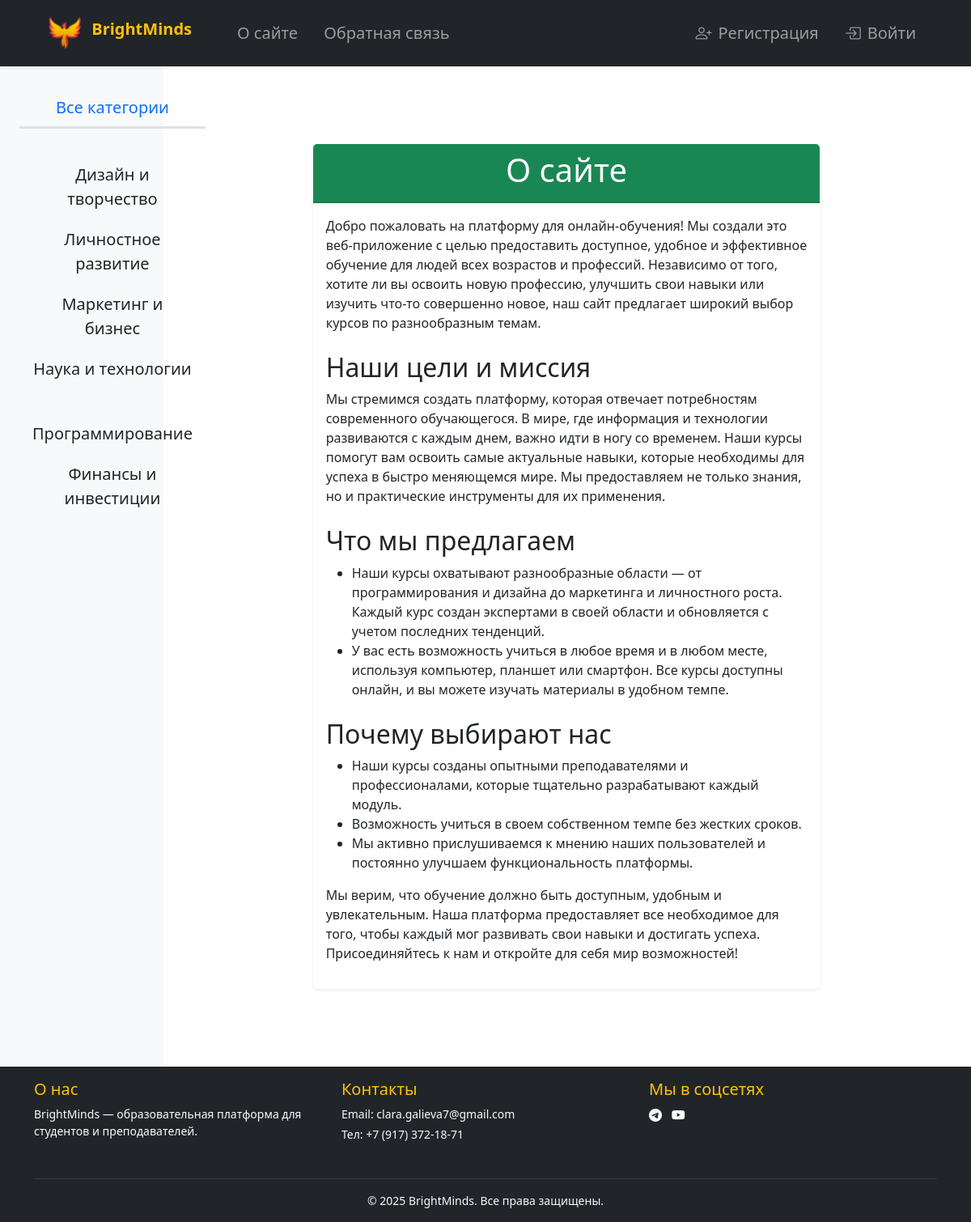
The page /about/ on the database its author committed.
### bmCourses/models.py (models this page shows, shortened)
class Category(models.Model):
    name = models.CharField(max_length=100, db_index=True, verbose_name='Название')
    slug = models.SlugField(max_length=255, unique=True, db_index=True, verbose_name='URL')
    def get_absolute_url(self):
        return reverse('category', kwargs={'cat_slug': self.slug})
    class Meta:
        verbose_name = 'Категория'
        verbose_name_plural = 'Категории'
        ordering = ['id']

### bmCourses/views/support/views.py (the view)
# urls.py: path('about/', About.as_view(), name='about'),
class About(DataMixin, TemplateView):
    template_name = 'bmCourses/support/about.html'
    def get_context_data(self, *, object_list=None, **kwargs):
        context = super().get_context_data(**kwargs)
        c_def = self.get_user_context(title='О сайте')
        return context | c_def

### bmCourses/utils.py (called while the page is built)
    def get_user_context(self, **kwargs):
        context = kwargs
        cats = cache.get('cats')
        if not cats:
            cats = Category.objects.all().annotate(total=Count('course', filter=Q(course__is_published=True))).filter(total__gt=0)
            cache.set('cats', cats, 60)
        user_menu = menu.copy()
        if not self.request.user.is_authenticated:
            user_menu.pop(1)
        context['menu'] = user_menu
        context['cats'] = cats
        if 'cat_selected' not in context:
            context['cat_selected'] = 0
        return context

### bmCourses/templates/bmCourses/support/about.html
{% extends 'bmCourses/base/base.html' %}
{% block content %}
<div class="container my-5">
    <div class="row justify-content-center">
        <div class="col-md-10 col-lg-8">
            <div class="card shadow-sm border-0">
                <div class="card-header bg-success text-white text-center">
                    <h1>{{ title }}</h1>
                </div>
                <div class="card-body">
                    <p>
                        Добро пожаловать на платформу для онлайн-обучения! Мы создали это веб-приложение с целью предоставить доступное, удобное и эффективное обучение для людей всех возрастов и профессий.
                        Независимо от того, хотите ли вы освоить новую профессию, улучшить свои навыки или изучить что-то совершенно новое, наш сайт предлагает широкий выбор курсов по разнообразным темам.
                    </p>
                    <h2 class="mt-4">Наши цели и миссия</h2>
                    <p>
                        Мы стремимся создать платформу, которая отвечает потребностям современного обучающегося. В мире, где информация и технологии развиваются с каждым днем, важно идти в ногу со временем.
                        Наши курсы помогут вам освоить самые актуальные навыки, которые необходимы для успеха в быстро меняющемся мире.
                        Мы предоставляем не только знания, но и практические инструменты для их применения.
                    </p>
                    <h2 class="mt-4">Что мы предлагаем</h2>
                    <ul>
                        <li>
                            Наши курсы охватывают разнообразные области — от программирования и дизайна до маркетинга и личностного роста.
                            Каждый курс создан экспертами в своей области и обновляется с учетом последних тенденций.
                        </li>
                        <li>
                            У вас есть возможность учиться в любое время и в любом месте, используя компьютер, планшет или смартфон.
                            Все курсы доступны онлайн, и вы можете изучать материалы в удобном темпе.
                        </li>
                    </ul>
                    <h2 class="mt-4">Почему выбирают нас</h2>
                    <ul>
                        <li>
                            Наши курсы созданы опытными преподавателями и профессионалами, которые тщательно разрабатывают каждый модуль.
                        </li>
                        <li>
                            Возможность учиться в своем собственном темпе без жестких сроков.
                        </li>
                        <li>
                            Мы активно прислушиваемся к мнению наших пользователей и постоянно улучшаем функциональность платформы.
                        </li>
                    </ul>
                    <p>
                        Мы верим, что обучение должно быть доступным, удобным и увлекательным. Наша платформа предоставляет все необходимое для того, чтобы каждый мог развивать свои навыки и достигать успеха.
                        Присоединяйтесь к нам и откройте для себя мир возможностей!
                    </p>
                </div>
            </div>
        </div>
    </div>
</div>
{% endblock %}

### bmCourses/templates/bmCourses/base/sidebar.html
<aside class="col-md-3 col-lg-2 bg-light sidebar text-center p-4 shadow-sm">
    <ul class="nav flex-column fs-5">
        {% if cat_selected == 0 %}
        <li class="nav-item selected mt-1">
            <span class="nav-link active text-primary border-bottom border-3">Все категории</span>
        </li>
        {% else %}
        <li class="nav-item mt-1">
            <a class="nav-link text-dark" href="{% url 'home' %}">Все категории</a>
        </li>
        {% endif %}
        {% for c in cats %}
        {% if c.id == cat_selected %}
        <li class="nav-item selected mt-1">
            <span class="nav-link active text-primary border-bottom border-3">{{ c.name }}</span>
        </li>
        {% else %}
        <li class="nav-item mt-1">
            <a class="nav-link text-dark" href="{{ c.get_absolute_url }}">{{ c.name }}</a>
        </li>
        {% endif %}
        {% endfor %}
    </ul>
</aside>

### bmCourses/static/bmCourses/css/styles.css (style rules this page uses)
html, body { height: 100%; }

### rows shown on the page
Category: name "Дизайн и творчество"
Category: name "Личностное развитие"
Category: name "Маркетинг и бизнес"
Category: name "Наука и технологии"
Category: name "Программирование"
Category: name "Финансы и инвестиции"

### other values the page prints
{{ m.title }} "О сайте" "Обратная связь"
{{ title }} "О сайте"
